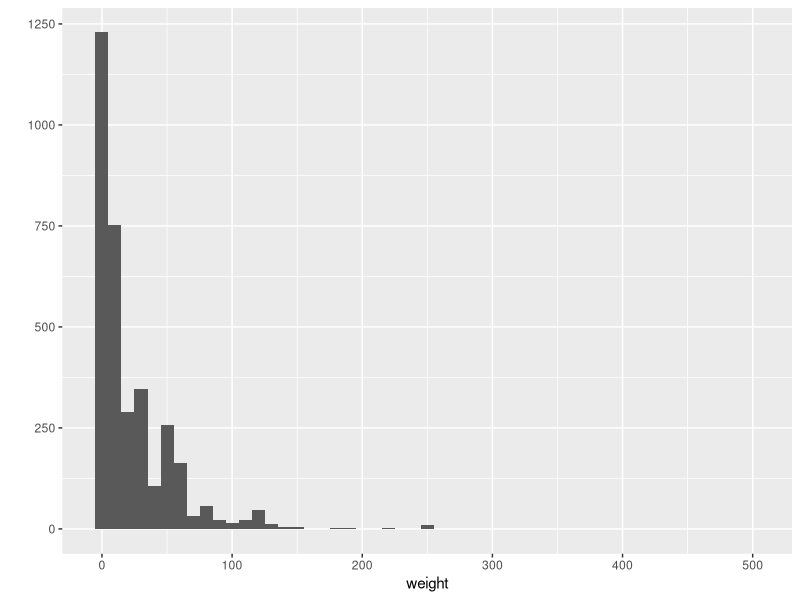
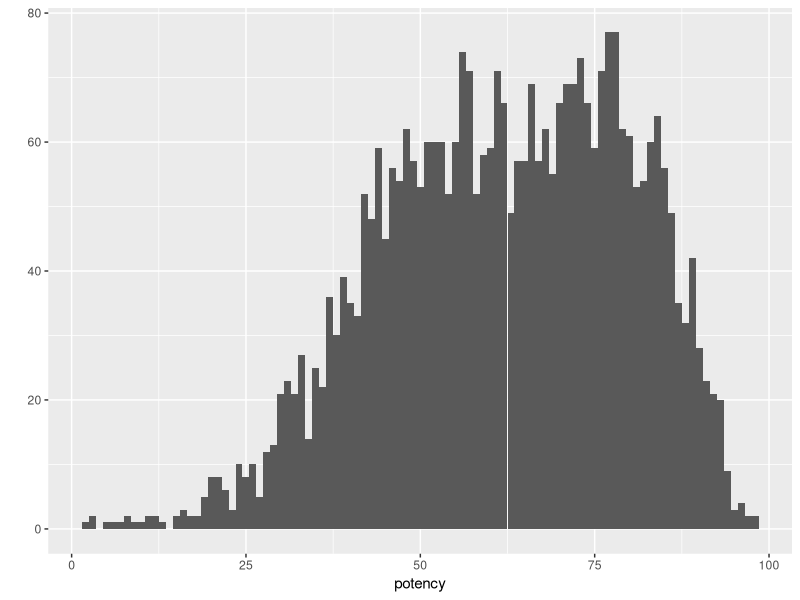
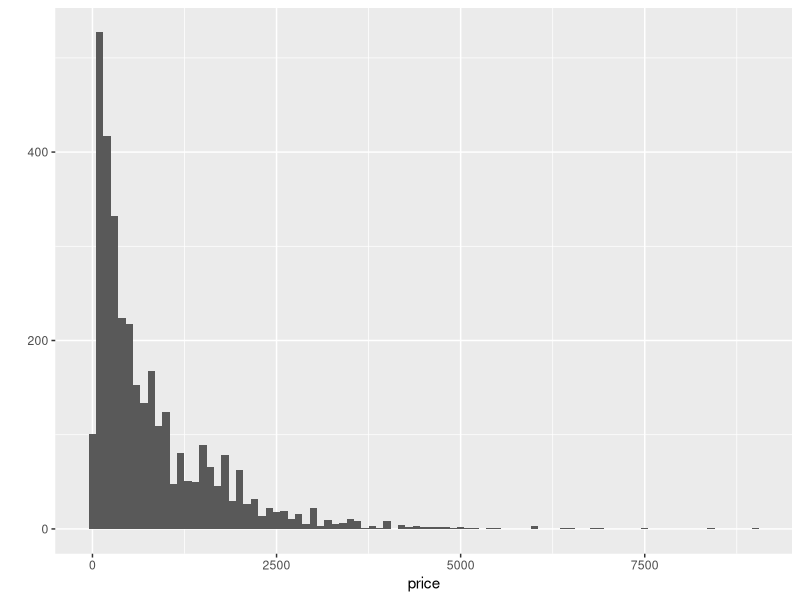
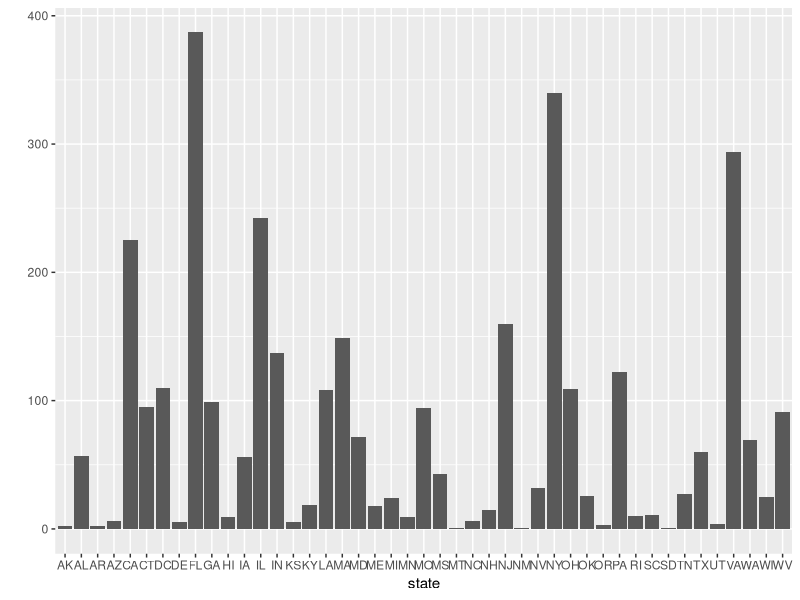
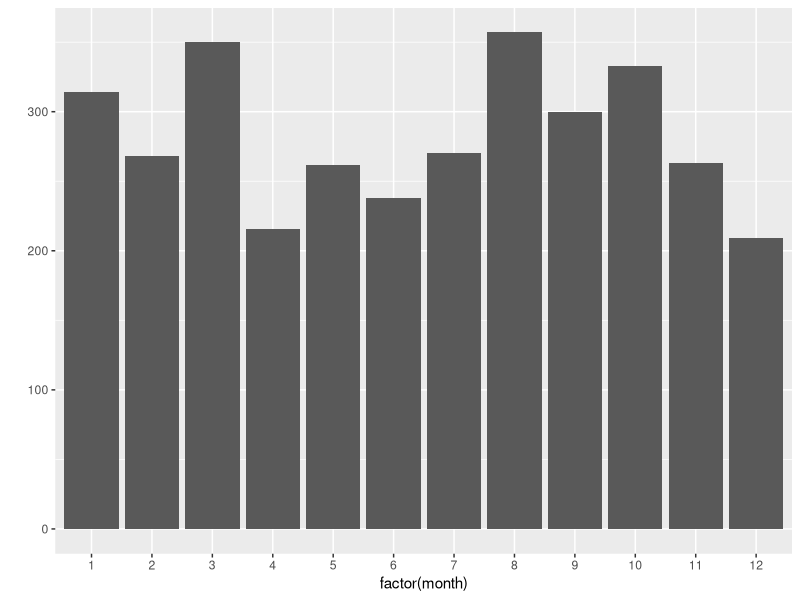
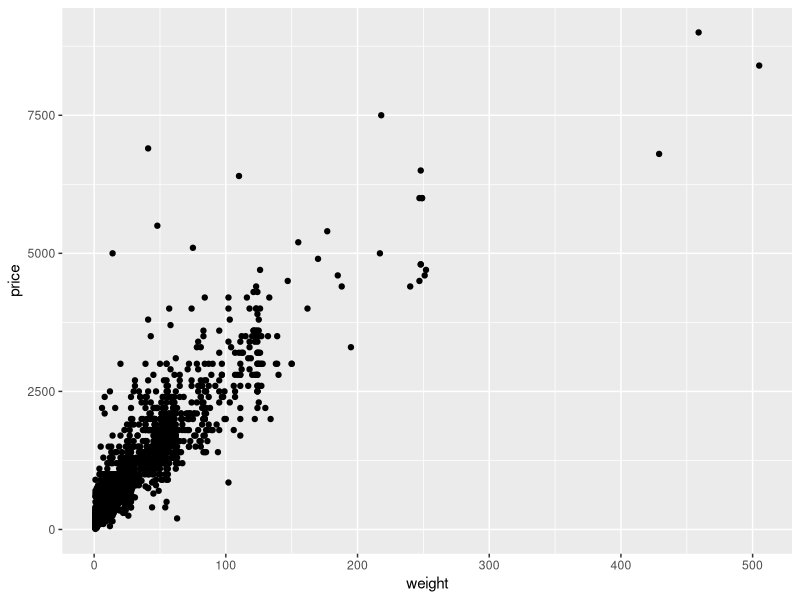
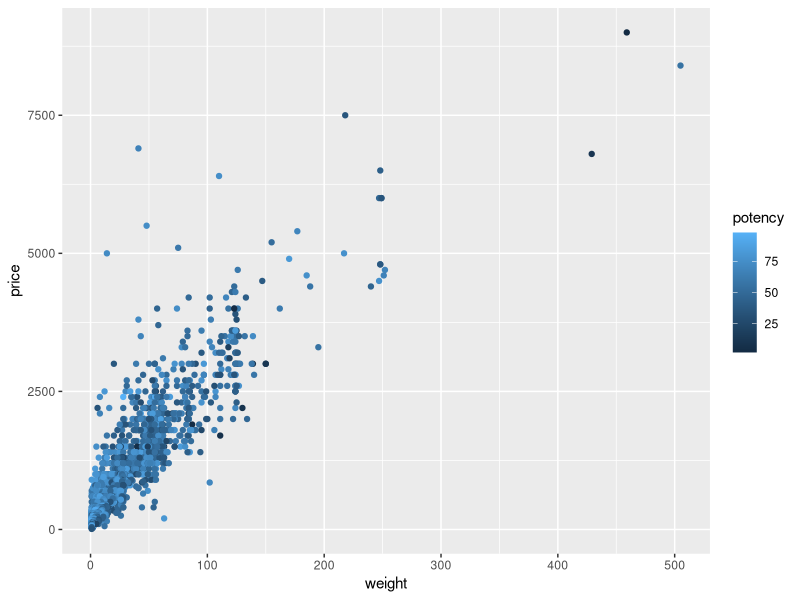
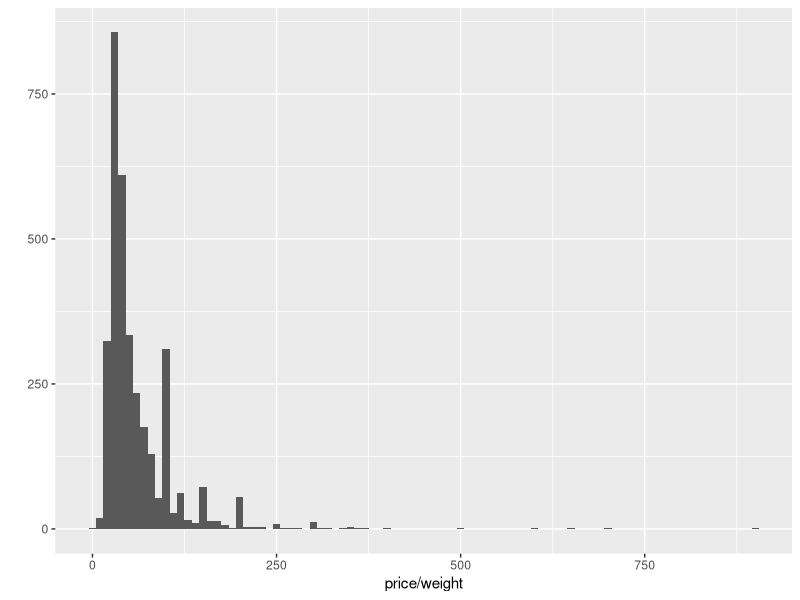

Reproduce these figures in R, in order. (Note: this script raises an error after producing the figures.)
library(dplyr)
library(ggplot2)

cocaine <- tbl_df(read.csv("cocaine.csv", stringsAsFactors = FALSE))

# Univariate distributions
qplot(weight, data = cocaine, binwidth = 10)
qplot(potency, data = cocaine, binwidth = 1)
qplot(price, data = cocaine, binwidth = 100)
qplot(state, data = cocaine)
qplot(factor(month), data = cocaine)

# What predicts price?
qplot(weight, price, data = cocaine)
qplot(weight, price, data = cocaine, colour = potency)
qplot(price / weight, data = cocaine, binwidth = 10)

qplot(potency, price, data = cocaine)
qplot(potency, price / weight, data = cocaine)

# Look at top all states with over 200 seizures
top6 <- cocaine %.% group_by(state) %.% tally(sort = T) %.% filter(n > 200)
cocaine2 <- cocaine %.% semi_join(top6)

# Group by month
by_month <- cocaine2 %.% 
  group_by(state, month) %.%
  summarise(n = n(), price = sum(price), weight = sum(weight))

qplot(month, n, data = by_month, geom = "line", colour = state)
qplot(month, weight, data = by_month, geom = "line", colour = state)
qplot(month, weight / n, data = by_month, geom = "line", colour = state)
qplot(month, weight / n, data = by_month, geom = "smooth", colour = state, 
  method = "lm", se = F)
qplot(month, price, data = by_month, geom = "line", colour = state)
qplot(month, price / weight, data = by_month, geom = "line", colour = state)
